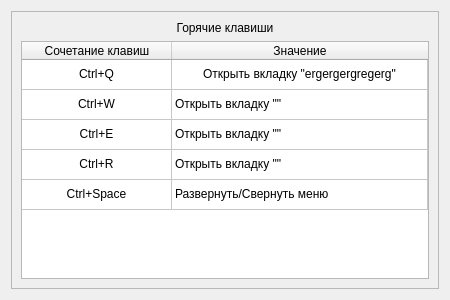
<?xml version="1.0" encoding="UTF-8"?>
<ui version="4.0">
 <class>Dialog</class>
 <widget class="QDialog" name="Dialog">
  <property name="geometry">
   <rect>
    <x>0</x>
    <y>0</y>
    <width>450</width>
    <height>300</height>
   </rect>
  </property>
  <property name="minimumSize">
   <size>
    <width>450</width>
    <height>300</height>
   </size>
  </property>
  <property name="maximumSize">
   <size>
    <width>450</width>
    <height>300</height>
   </size>
  </property>
  <property name="windowTitle">
   <string>Dialog</string>
  </property>
  <property name="styleSheet">
   <string notr="true"/>
  </property>
  <property name="sizeGripEnabled">
   <bool>false</bool>
  </property>
  <property name="modal">
   <bool>false</bool>
  </property>
  <layout class="QVBoxLayout" name="verticalLayout">
   <item>
    <widget class="QFrame" name="frame">
     <property name="frameShape">
      <enum>QFrame::StyledPanel</enum>
     </property>
     <property name="frameShadow">
      <enum>QFrame::Raised</enum>
     </property>
     <layout class="QVBoxLayout" name="verticalLayout_2">
      <item>
       <widget class="QLabel" name="label">
        <property name="text">
         <string>Горячие клавиши</string>
        </property>
        <property name="alignment">
         <set>Qt::AlignCenter</set>
        </property>
       </widget>
      </item>
      <item>
       <widget class="QTableWidget" name="tableWidget">
        <property name="editTriggers">
         <set>QAbstractItemView::NoEditTriggers</set>
        </property>
        <property name="sortingEnabled">
         <bool>false</bool>
        </property>
        <property name="rowCount">
         <number>5</number>
        </property>
        <attribute name="horizontalHeaderMinimumSectionSize">
         <number>100</number>
        </attribute>
        <attribute name="horizontalHeaderDefaultSectionSize">
         <number>150</number>
        </attribute>
        <attribute name="horizontalHeaderStretchLastSection">
         <bool>true</bool>
        </attribute>
        <attribute name="verticalHeaderVisible">
         <bool>false</bool>
        </attribute>
        <row>
         <property name="text">
          <string/>
         </property>
        </row>
        <row>
         <property name="text">
          <string/>
         </property>
        </row>
        <row>
         <property name="text">
          <string/>
         </property>
        </row>
        <row>
         <property name="text">
          <string/>
         </property>
        </row>
        <row/>
        <column>
         <property name="text">
          <string>Сочетание клавиш</string>
         </property>
         <property name="background">
          <color alpha="0">
           <red>0</red>
           <green>0</green>
           <blue>0</blue>
          </color>
         </property>
        </column>
        <column>
         <property name="text">
          <string>Значение</string>
         </property>
         <property name="background">
          <color alpha="0">
           <red>0</red>
           <green>0</green>
           <blue>0</blue>
          </color>
         </property>
        </column>
        <item row="0" column="0">
         <property name="text">
          <string>Ctrl+Q</string>
         </property>
         <property name="textAlignment">
          <set>AlignCenter</set>
         </property>
        </item>
        <item row="0" column="1">
         <property name="text">
          <string>Открыть вкладку &quot;ergergergregerg&quot;</string>
         </property>
         <property name="textAlignment">
          <set>AlignCenter</set>
         </property>
        </item>
        <item row="1" column="0">
         <property name="text">
          <string>Ctrl+W</string>
         </property>
         <property name="textAlignment">
          <set>AlignCenter</set>
         </property>
        </item>
        <item row="1" column="1">
         <property name="text">
          <string>Открыть вкладку &quot;&quot;</string>
         </property>
        </item>
        <item row="2" column="0">
         <property name="text">
          <string>Ctrl+E</string>
         </property>
         <property name="textAlignment">
          <set>AlignCenter</set>
         </property>
        </item>
        <item row="2" column="1">
         <property name="text">
          <string>Открыть вкладку &quot;&quot;</string>
         </property>
        </item>
        <item row="3" column="0">
         <property name="text">
          <string>Ctrl+R</string>
         </property>
         <property name="textAlignment">
          <set>AlignCenter</set>
         </property>
        </item>
        <item row="3" column="1">
         <property name="text">
          <string>Открыть вкладку &quot;&quot;</string>
         </property>
        </item>
        <item row="4" column="0">
         <property name="text">
          <string>Ctrl+Space</string>
         </property>
         <property name="textAlignment">
          <set>AlignCenter</set>
         </property>
        </item>
        <item row="4" column="1">
         <property name="text">
          <string>Развернуть/Свернуть меню</string>
         </property>
        </item>
       </widget>
      </item>
     </layout>
    </widget>
   </item>
  </layout>
 </widget>
 <resources/>
 <connections/>
</ui>
